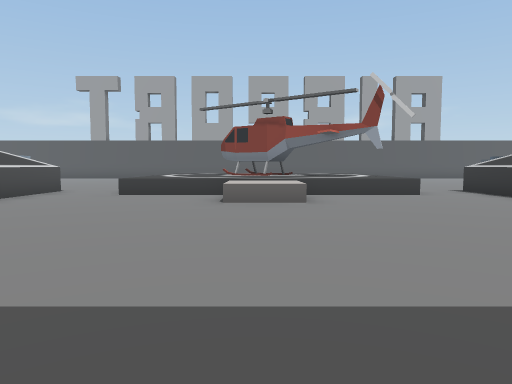
view 1 (above)

24 first-person views from a walk through a scene from a Unity 3-D project. The camera is 1.3 m above the floor, tilts 4° down and sees 70° across. The floor is counted in squares, 2 m on a side. Each view is taken from the middle of a square. On the plan, view 1 faces up. The plan holds only what a view shows up to about 11 squares ahead; the rest is blank. The place goes on beyond the plan. Some animated figures are not drawn.

view 2
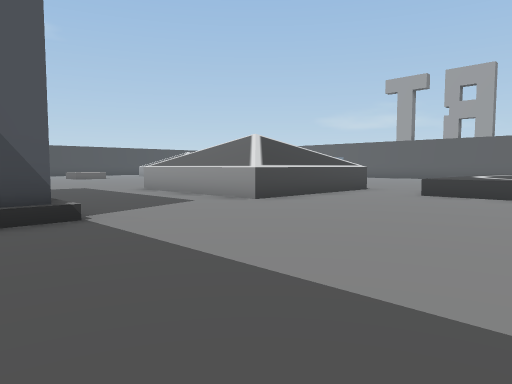

view 3
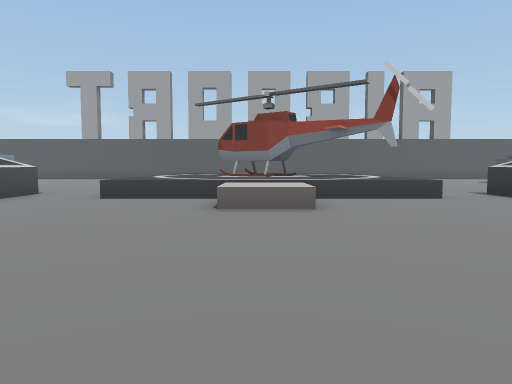

view 4
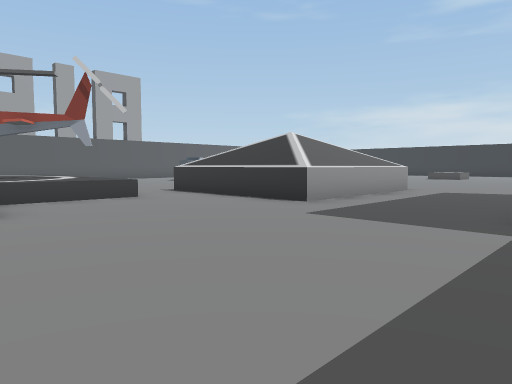

view 5
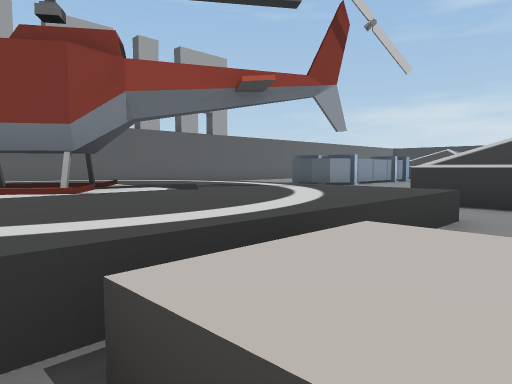

view 6
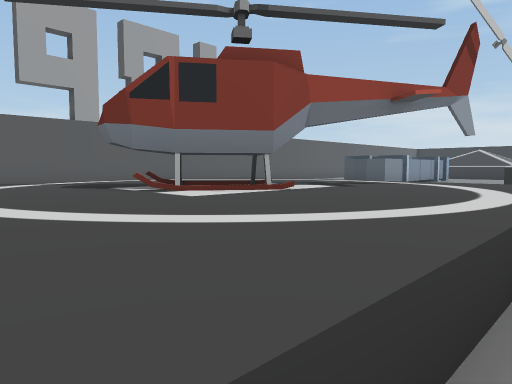

view 7
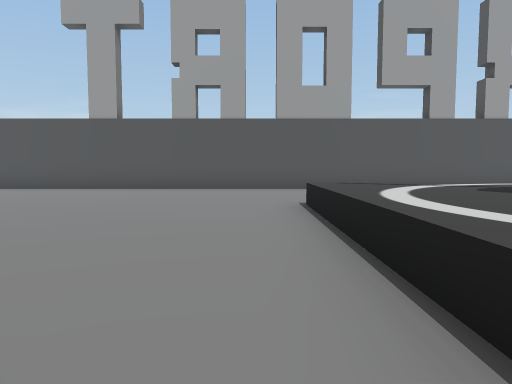

view 8
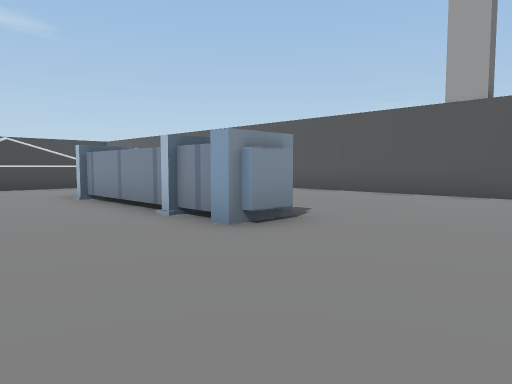

view 9
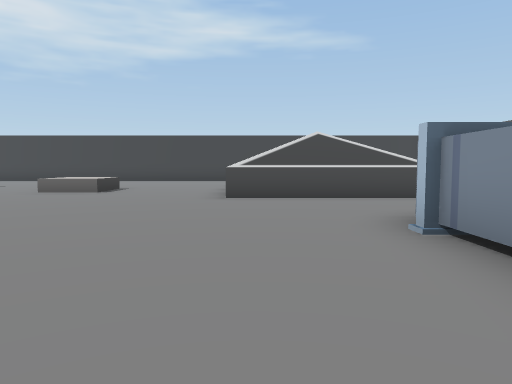

view 10
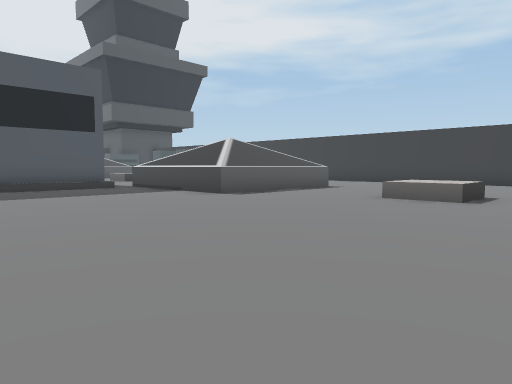

view 11
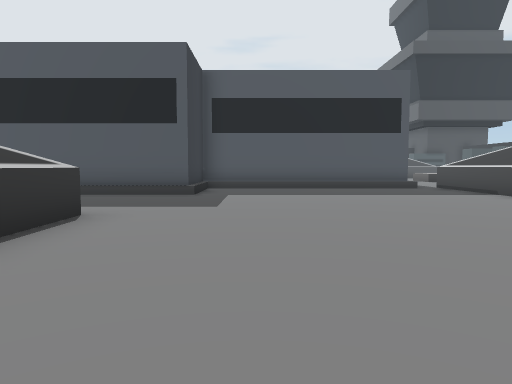

view 12
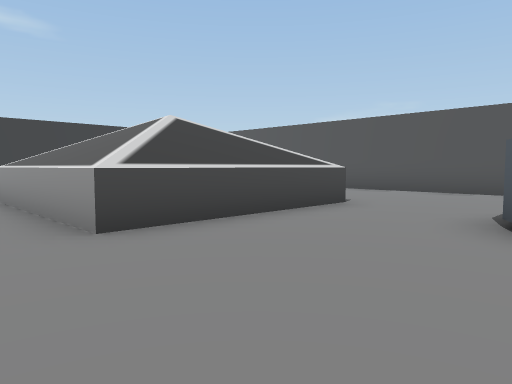

view 13
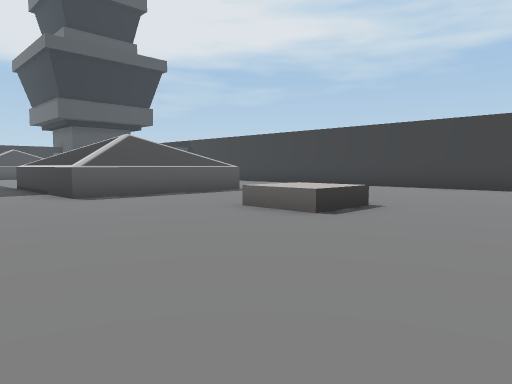

view 14
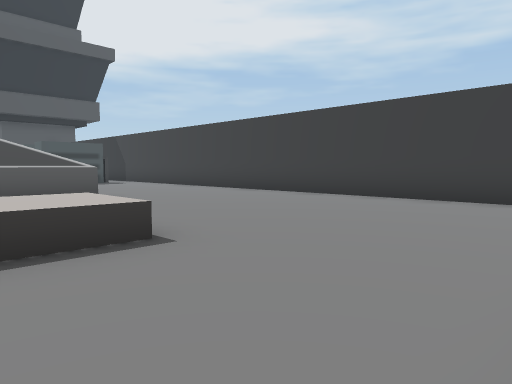

view 15
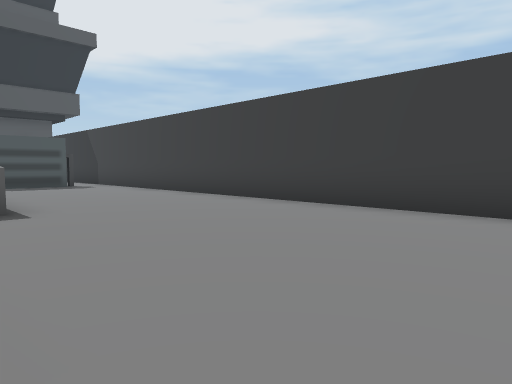

view 16
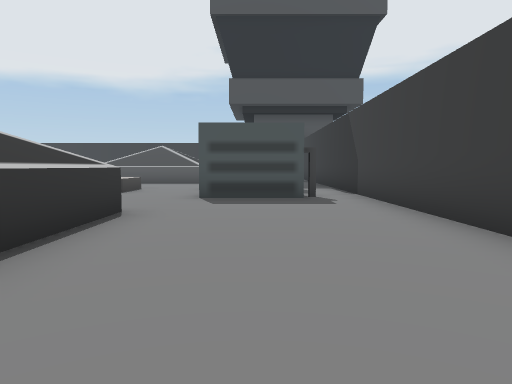

view 17
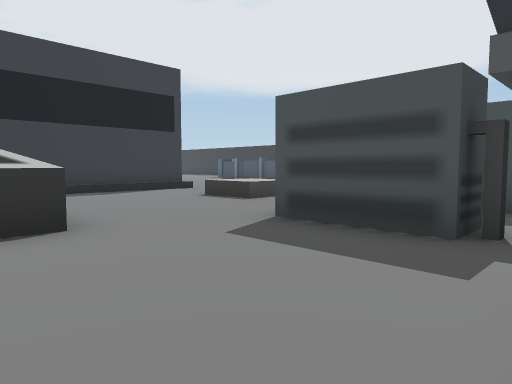

view 18
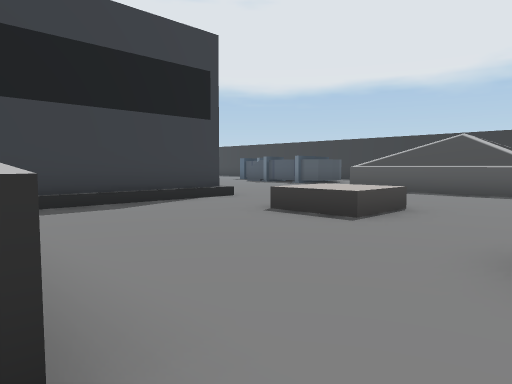

view 19
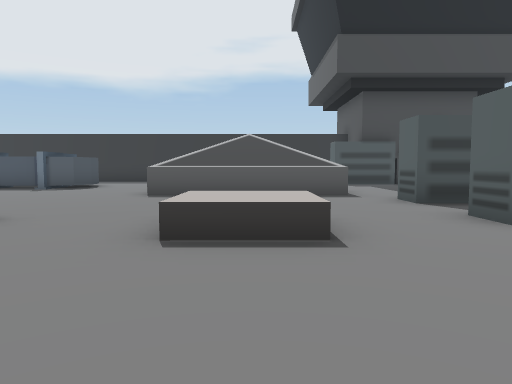

view 20
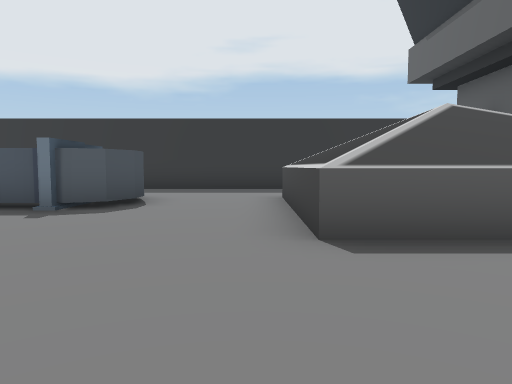

view 21
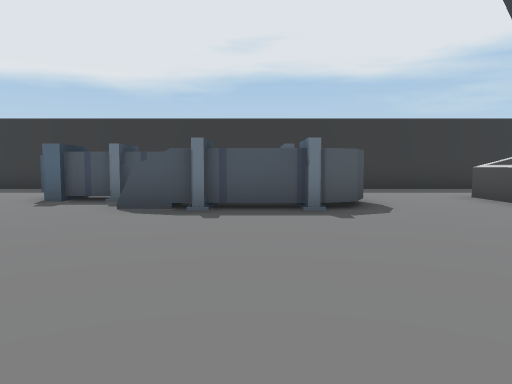

view 22
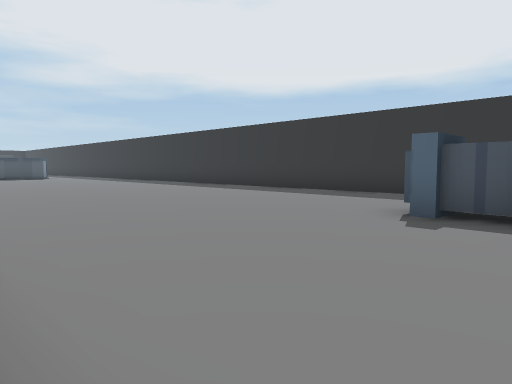

view 23
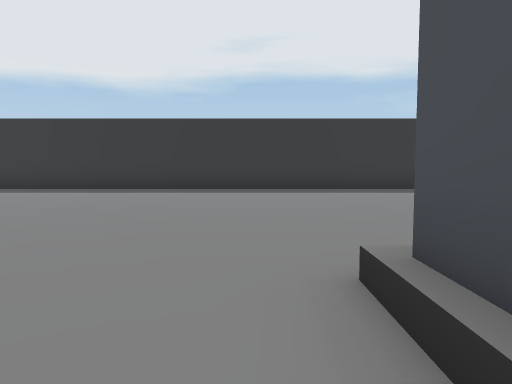

view 24
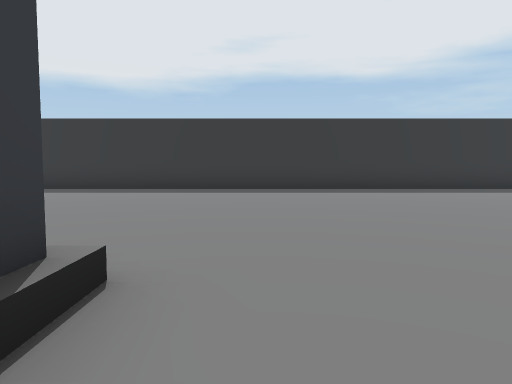

### Floor plan
Key: @ floor where view 1 was taken; # wall or solid block; . floor; ^ raised ledge; O other object.
Columns run from 27 left of view 1 to 12 right of it. Each row starts with its distance up from view 1.
 20        #####  #################
 19         ....   ..........
 18         ....   ..........
 17          ....   .........
 16          ^...    ........
 15          #...#    ......^^^^^^^
 14          #...######.....^^^^^^^^
 13 #        #..............^^^^ ^^^
 12 #    ^####..............^^^#^^^^
 11 #    ............ ......^^^^^^^^..
 10 #...............      ..^^^^^^^^..
  9 #................     ^.^^^^^^^^.#
  8 #......^^.........    ^....^^....#
  7 #......^^.........#   ^....^^....#
  6 #.................#   ^..........#
  5 #.................^^^^...........^^^^^..
  4 #.......................................
  3 #....^###^..............................
  2 #....^   #..........................
  1 #....^   #.......######........
  0 #....^   #.......#      ...@
 -1 #....^   ^.#######
 -2 #..........#
 -3 #..........#
 -4 #.###......#
 -5 #.. ...^...#
 -6 #.###..^^..#
 -7 #.  #.......  .        .       .
 -8    .............      #..     ..#
 -9    ##............     #...   ...#
-10     .^^^^^................   .....
-11     .^   #........................
-12    ..    #.........................
-13    ..    #...###^...................
-14          #...#  ###.................
-15          ....      ..................
-16          .....     ..................
-17    O    ......     ...................
-18    O   #######    ####################

Where each view was taken, in squares from view 1:
view 1: 0 up, 0 right, facing up
view 2: 0 up, 0 right, facing up-left
view 3: 1 up, 0 right, facing up
view 4: 1 up, 0 right, facing up-right
view 5: 7 up, 1 left, facing up-right
view 6: 8 up, 3 left, facing up-right
view 7: 9 up, 4 left, facing up
view 8: 11 up, 6 left, facing up-left
view 9: 12 up, 10 left, facing left
view 10: 10 up, 12 left, facing down-left
view 11: 10 up, 12 left, facing down
view 12: 10 up, 14 left, facing up-left
view 13: 11 up, 15 left, facing down-left
view 14: 11 up, 19 left, facing down-left
view 15: 9 up, 21 left, facing down-left
view 16: 4 up, 24 left, facing down
view 17: 0 up, 26 left, facing down-right
view 18: 1 down, 23 left, facing down-right
view 19: 2 down, 20 left, facing down
view 20: 7 down, 17 left, facing down
view 21: 7 down, 13 left, facing down
view 22: 9 down, 11 left, facing down-right
view 23: 7 down, 4 left, facing down
view 24: 7 down, 4 right, facing down
